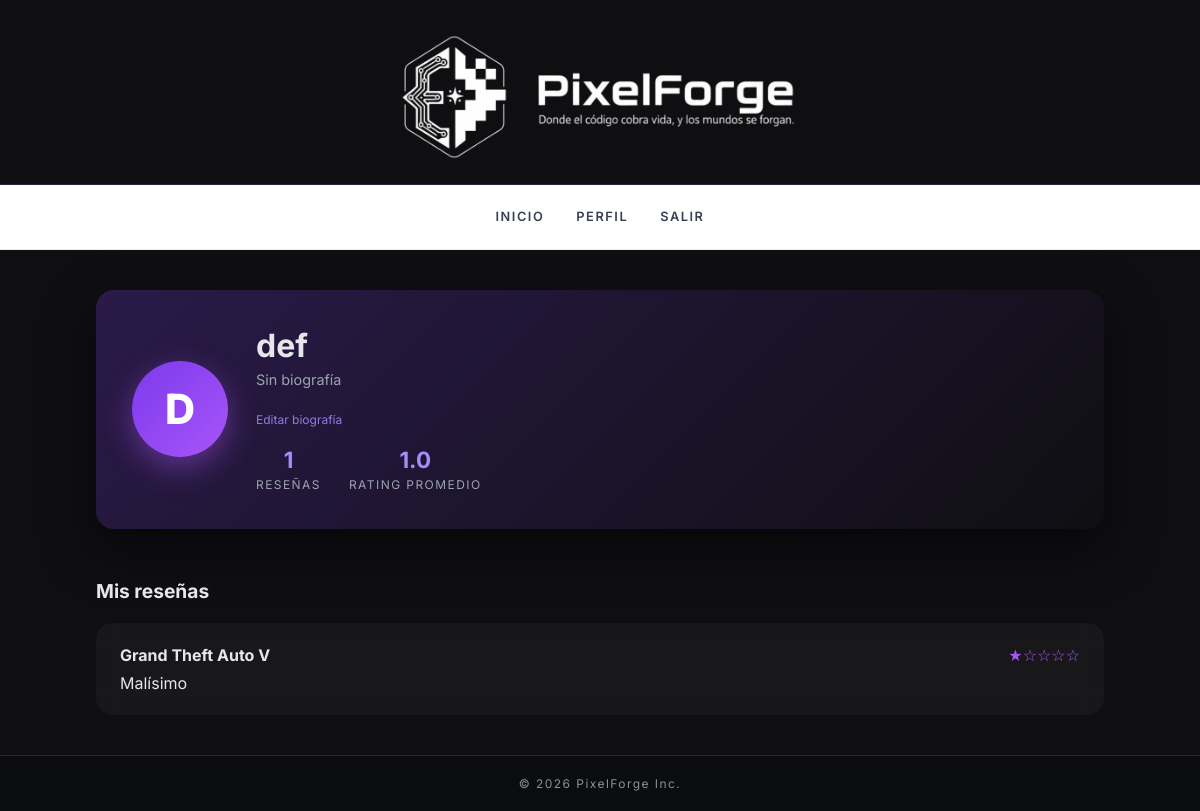
The page /profile (signed in) on the database its author committed.
### models.py (models this page shows)
class User(db.Model, UserMixin):
    id = db.Column(db.Integer, primary_key=True)
    username = db.Column(db.String(80), unique=True, nullable=False)
    email = db.Column(db.String(120), unique=True, nullable=False)
    password_hash = db.Column(db.String(128), nullable=False)
    fecha_nacimiento = db.Column(db.Date, nullable=False)
    fecha_creacion = db.Column(
        db.DateTime,
        default=datetime.utcnow,
        nullable=False
    )
    cambio_contrasennia = db.Column(db.Boolean, default=False)
    estado = db.Column(db.Boolean, default=True)
    biografia = db.Column(db.Text, default="Sin biografía")
    avatar_url = db.Column(db.Text)
    reviews = db.relationship("Review", backref="user", lazy=True)

class Review(db.Model):
    id = db.Column(db.Integer, primary_key=True)
    game_id = db.Column(db.Integer, nullable=False)
    game_name = db.Column(db.String(200), nullable=False)
    rating = db.Column(db.Integer, nullable=False)
    comment = db.Column(db.Text)
    user_id = db.Column(db.Integer, db.ForeignKey("user.id"), nullable=False)

### main.py (the view)
@app.route("/profile")
@login_required
def profile():
    reviews = Review.query.filter_by(user_id=current_user.id).all()
    return render_template("profile.html", reviews=reviews)

### main.py (called while the page is built)
@app.context_processor
def inject_year():
    return {"now": lambda: datetime.now(timezone.utc)}

@login_manager.user_loader
def load_user(user_id):
    return User.query.get(int(user_id))

### templates/profile.html
{% extends "base.html" %}
{% block content %}
<section class="profile-hero">
    <div class="profile-avatar">
        <span>{{ current_user.username[0]|upper }}</span>
    </div>
    <div class="profile-info">
        <h2>{{ current_user.username }}</h2>
        <div class="profile-bio">
            {% if request.args.get("edit") == "bio" %}
            <form method="POST" action="{{ url_for('edit_biography') }}">
                <textarea name="biografia" class="bio-textarea"
                    maxlength="280">{{ current_user.biografia or "Sin biografía" }}</textarea>
                <div class="bio-actions">
                    <button type="submit" class="bio-save">Guardar</button>
                    <a href="{{ url_for('profile') }}" class="bio-cancel">Cancelar</a>
                </div>
            </form>
            {% else %}
            <p class="profile-tagline">
                {{ current_user.biografia or "Sin biografía" }}
            </p>
            <a href="{{ url_for('profile', edit='bio') }}" class="bio-edit">
                Editar biografía
            </a>
            {% endif %}
        </div>
        <div class="profile-stats">
            <div class="stat">
                <strong>{{ reviews|length }}</strong>
                <span>Reseñas</span>
            </div>
            <div class="stat">
                <strong>
                    {% if reviews %}
                    {{ (reviews | map(attribute='rating') | sum / reviews|length) | round(1) }}
                    {% else %}
                    0
                    {% endif %}
                </strong>
                <span>Rating promedio</span>
            </div>
        </div>
    </div>
</section>
<section class="profile-reviews">
    <h3>Mis reseñas</h3>
    {% if reviews %}
    <div class="profile-reviews-list">
        {% for r in reviews %}
        <div class="review-card">
            <div class="review-header">
                <strong>{{ r.game_name }}</strong>
                <span class="review-stars">
                    {{ "★" * r.rating }}{{ "☆" * (5 - r.rating) }}
                </span>
            </div>
            <p class="review-text">
                {{ r.comment }}
            </p>
        </div>
        {% endfor %}
    </div>
    {% else %}
    <p class="empty-reviews">
        Todavía no has escrito ninguna reseña 🎮
    </p>
    {% endif %}
</section>
{% endblock %}

### static/style.css (style rules this page uses)
:root { --bg-main: #0f0f12; --bg-card: #15161a; --bg-hover: #1d1f25; --text-main: #e5e7eb; --text-muted: #9ca3af; --accent: #7c3aed; --accent-soft: #a78bfa; }
* { margin: 0; padding: 0; box-sizing: border-box; }
html, body { height: 100%; }
body { background-color: var(--bg-main); color: var(--text-main); font-family: 'Inter', system-ui, sans-serif; margin: 0; padding: 0; }
.pf-layout { min-height: 100vh; display: flex; flex-direction: column; }
.review-card { padding: 22px 24px; border-radius: 16px; background: rgba(255,255,255,0.04); backdrop-filter: blur(10px); transition: transform 0.25s ease, box-shadow 0.25s ease; }
.review-header { display: flex; justify-content: space-between; margin-bottom: 8px; }
.review-stars { color: #a855f7; }
.profile-hero { display: flex; align-items: center; gap: 28px; padding: 36px; border-radius: 18px; background: linear-gradient( 135deg, rgba(124,58,237,0.25), rgba(15,15,18,0.95) ); box-shadow: 0 20px 50px rgba(0,0,0,0.55); margin-bottom: 50px; }
.profile-avatar { width: 96px; height: 96px; border-radius: 50%; background: linear-gradient(135deg, #7c3aed, #a855f7); display: flex; align-items: center; justify-content: center; font-size: 2.6rem; font-weight: 800; color: #fff; box-shadow: 0 10px 30px rgba(168,85,247,.45); }
.profile-info h2 { font-size: 2rem; margin-bottom: 6px; }
.profile-tagline { font-size: 0.9rem; color: var(--text-muted); margin-bottom: 18px; }
.profile-stats { display: flex; gap: 28px; }
.stat { text-align: center; }
.stat strong { font-size: 1.4rem; display: block; color: var(--accent-soft); }
.stat span { font-size: 0.75rem; letter-spacing: 0.12em; text-transform: uppercase; color: var(--text-muted); }
.profile-reviews h3 { margin-bottom: 20px; font-size: 1.2rem; }
.profile-reviews-list { display: flex; flex-direction: column; gap: 20px; }
.profile-bio { margin-bottom: 18px; }
.bio-edit { display: inline-block; margin-top: 6px; font-size: 0.75rem; color: var(--accent-soft); text-decoration: none; opacity: 0.85; }

### rows shown on the page
User: username "D", username "def", biografia "Sin biografía"
Review: game_name "Grand Theft Auto V", rating "★", rating "☆☆☆☆", comment "Malísimo"

### other values the page prints
{{ reviews|length }} "1"
{{ (reviews | map(attribute='rating') | sum / reviews|length) | round(1) }} "1.0"
